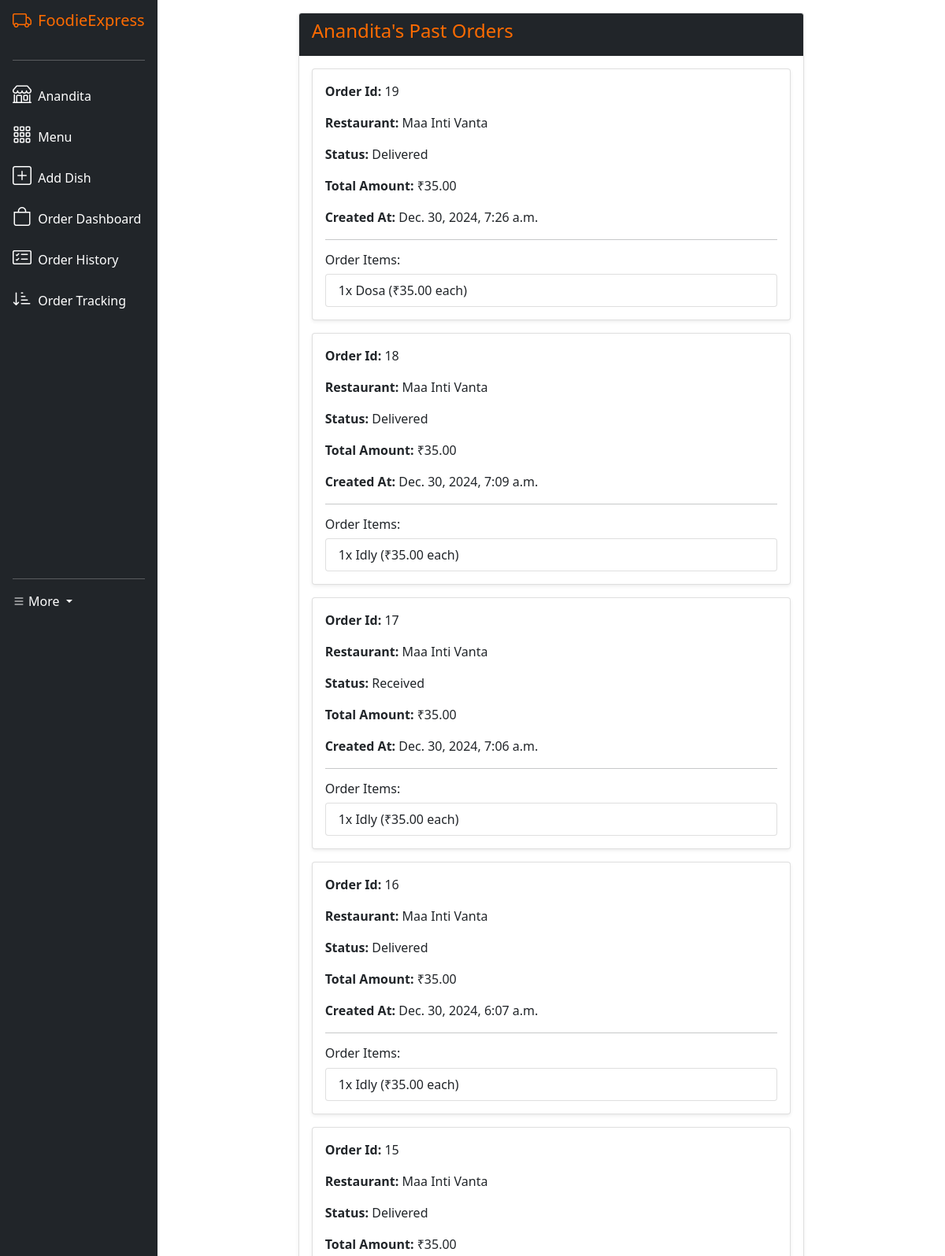
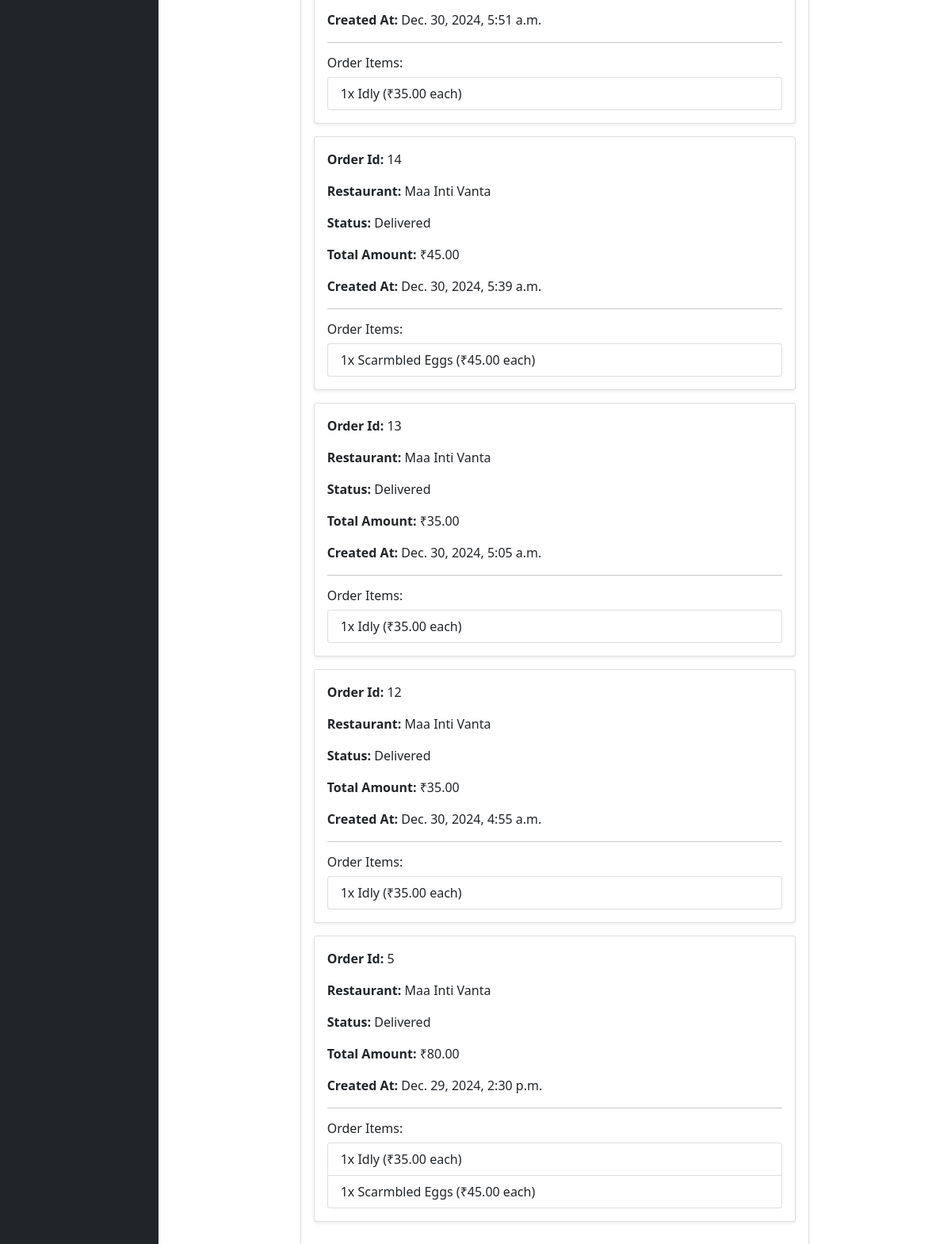
The page /restaurant_order_history/ (signed in) on the database its author committed (2 pictures, top to bottom).
### core/models.py (models this page shows, shortened)
class User(AbstractUser):
    CUSTOMER = 'customer'
    RESTAURANT = 'restaurant'
    DELIVERY_PARTNER = 'delivery_partner'
    USER_TYPE_CHOICES = [
        (CUSTOMER, 'Customer'),
        (RESTAURANT, 'Restaurant'),
        (DELIVERY_PARTNER, 'Delivery Partner'),
    ]
    user_type = models.CharField(max_length=20, choices=USER_TYPE_CHOICES)
    phone_number = models.CharField(max_length=15, unique=True)
    address = models.TextField()
    created_at = models.DateTimeField(auto_now_add=True)
    updated_at = models.DateTimeField(auto_now=True)
    class Meta:
        verbose_name = 'User'
        verbose_name_plural = 'Users'
        ordering = ['-created_at']
        indexes = [
            models.Index(fields=['user_type']),
            models.Index(fields=['phone_number'])
        ]

class Order(models.Model):
    STATUS_CHOICES = [
        ('received', 'Received'),
        ('active', 'Active'),
        ('picked_up', 'Picked Up'),
        ('delivered', 'Delivered'),
        ('inactive', 'Inactive'),
    ]
    customer = models.ForeignKey(User, on_delete=models.CASCADE, related_name='customer_orders')
    restaurant = models.ForeignKey(Restaurant, on_delete=models.CASCADE, related_name='restaurant_orders')
    delivery_partner = models.ForeignKey(DeliveryPartner, on_delete=models.SET_NULL, null=True, related_name='delivery_orders')
    status = models.CharField(max_length=20, choices=STATUS_CHOICES, default='received')
    total_amount = models.DecimalField(max_digits=10, decimal_places=2)
    delivery_address = models.TextField()
    created_at = models.DateTimeField(auto_now_add=True)
    updated_at = models.DateTimeField(auto_now=True)
    class Meta:
        verbose_name = 'Order'
        verbose_name_plural = 'Orders'
        ordering = ['-created_at']
        indexes = [
            models.Index(fields=['status']),
            models.Index(fields=['created_at']),
            models.Index(fields=['customer', 'status'])
        ]

class Restaurant(models.Model):
    owner = models.OneToOneField(User, on_delete=models.CASCADE)
    name = models.CharField(max_length=100)
    description = models.TextField()
    cuisine = models.CharField(max_length=50)
    is_pure_veg = models.BooleanField(default=False)
    photo = models.URLField(max_length=1000, blank=True, null=True)
    min_delivery_partners = models.IntegerField(default=1, validators=[MinValueValidator(1)])
    max_delivery_partners = models.IntegerField(default=10, validators=[MaxValueValidator(10)])
    is_active = models.BooleanField(default=True)
    class Meta:
        verbose_name = 'Restaurant'
        verbose_name_plural = 'Restaurants'
        ordering = ['name']
        indexes = [
            models.Index(fields=['name']),
            models.Index(fields=['cuisine'])
        ]
        constraints = [
            models.UniqueConstraint(
                fields=['name', 'owner'],
                name='unique_restaurant_owner'
            )
        ]

class OrderItem(models.Model):
    order = models.ForeignKey(Order, on_delete=models.CASCADE, related_name='order_items')
    menu_item = models.ForeignKey(MenuItem, on_delete=models.CASCADE)
    quantity = models.PositiveIntegerField(validators=[MinValueValidator(1)])
    subtotal = models.DecimalField(max_digits=10, decimal_places=2)
    class Meta:
        verbose_name = 'Order Item'
        verbose_name_plural = 'Order Items'
        ordering = ['order', 'menu_item']
        unique_together = ['order', 'menu_item']
        indexes = [
            models.Index(fields=['order']),
            models.Index(fields=['menu_item'])
        ]

class MenuItem(models.Model):
    AVAILABILITY_CHOICES = [
        ('available', 'Available'),
        ('out_of_stock', 'Out of Stock'),
        ('removed', 'Removed')
    ]
    restaurant = models.ForeignKey(Restaurant, on_delete=models.CASCADE, related_name='menu_items')
    name = models.CharField(max_length=100)
    description = models.TextField()
    price = models.DecimalField(max_digits=10, decimal_places=2)
    is_vegetarian = models.BooleanField(default=False)
    is_bestseller = models.BooleanField(default=False)
    availability = models.CharField(max_length=20, choices=AVAILABILITY_CHOICES, default='available')
    photo_url = models.URLField(max_length=1000, blank=True, null=True)
    created_at = models.DateTimeField(auto_now_add=True)
    updated_at = models.DateTimeField(auto_now=True)
    class Meta:
        verbose_name = 'Menu Item'
        verbose_name_plural = 'Menu Items'
        ordering = ['restaurant', 'name']
        unique_together = ['restaurant', 'name']
        indexes = [
            models.Index(fields=['name']),
            models.Index(fields=['is_vegetarian']),
            models.Index(fields=['availability'])
        ]

### core/views.py (the view)
# urls.py: path('restaurant_order_history/', views.restaurant_order_history, name='restaurant_order_history'),
@login_required
def restaurant_order_history(request):
    if request.user.user_type != User.RESTAURANT:
        return HttpResponseForbidden("You are not authorized to view this page.")
    try:
        restaurant = Restaurant.objects.get(owner=request.user)
    except Restaurant.DoesNotExist:
        return render(request, "core/restaurant_history.html", {"orders": [], "message": "No associated restaurant found."})
    orders = Order.objects.filter(restaurant=restaurant).order_by('-created_at').prefetch_related('order_items__menu_item')
    return render(request, "core/restaurant_history.html", {"orders": orders})

### core/templates/core/restaurant_history.html (shortened to what this page needs)
{% extends "core/layout.html" %}
{% load static %}
{% block body %}
<div class="container-fluid py-3">
    <div class="row justify-content-center">
        <div class="col-lg-8 col-md-10">
            <div class="card shadow-sm">
                <div class="card-header bg-dark text-accent">
                    <h4>{{user.username}}'s Past Orders</h4>
                </div>
                <div class="card-body">
                    {% for order in orders %}
                    <div class="card shadow-sm mb-3">
                        <div class="card-body">
                            <p class="card-text"><span><strong>Order Id: </strong> {{ order.id }}</span></p>
                            <p class="card-text"><span><strong>Restaurant: </strong> {{ order.restaurant.name }}</span></p>
                            <p class="card-text"><span><strong>Status: </strong> {{ order.get_status_display }}</span></p>
                            <p class="card-text"><span><strong>Total Amount: </strong>₹{{ order.total_amount }}</span></p>
                            <p class="card-text"><span><strong>Created At: </strong> {{ order.created_at }}</span></p>
                            <hr>
                            <h6>Order Items:</h6>
                            <ul class="list-group">
                                {% for item in order.order_items.all %}
                                    <li class="list-group-item">
                                        {{ item.quantity }}x {{ item.menu_item.name }}
                                        (₹{{ item.menu_item.price }} each)
                                    </li>
                                {% endfor %}
                            </ul>
                        </div>
                    </div>
                    {% empty %}
                    <div class="alert alert-accent">
                        NO memories with you yet 😔
                    </div>
                    {% endfor %}
                </div>
            </div>
        </div>
    </div>
</div>
{% endblock %}

### core/templates/core/layout.html (shortened to what this page needs)
{% load static %}
<!DOCTYPE html>
<html lang="en">
    <head>
        <link href="https://cdn.jsdelivr.net/npm/bootstrap@5.0.2/dist/css/bootstrap.min.css" rel="stylesheet">
        <link href="https://cdn.jsdelivr.net/npm/bootstrap-icons@1.10.0/font/bootstrap-icons.css" rel="stylesheet">
        <link rel="stylesheet" href="https://cdnjs.cloudflare.com/ajax/libs/font-awesome/4.7.0/css/font-awesome.min.css">
        <link href="{% static 'core/styles.css' %}" rel="stylesheet">
    </head>
    <body>
        <div class="sidebar-wrapper">
            <div class="sidebar-content d-flex flex-column align-items-center align-items-sm-start px-3 pt-2 text-white">
                <a href="/" class="d-flex align-items-center pb-3 mb-md-0 me-md-auto text-white text-decoration-none">
                    <i class="bi bi-truck fs-4 me-2 brand-text"></i>
                    <span class="fs-5 d-none d-sm-inline brand-text">FoodieExpress</span>
                </a>
                <hr class="w-100">
                <ul class="nav nav-pills flex-column mb-sm-auto mb-0 align-items-center align-items-sm-start" id="menu">
                    {% if user.is_authenticated %}
                    {% if user.user_type == 'restaurant' %}
                    <li class="nav-item">
                        <a href="{% url 'restaurant_profile' %}" class="nav-link align-middle px-0 text-white">
                            <i class="fs-4 bi bi-shop"></i>
                            <span class="ms-1 d-none d-sm-inline">{{user.username}}</span>
                        </a>
                    </li>
                    <li class="nav-item">
                        <a class="nav-link align-middle px-0 text-white" href="{% url 'restaurant_menu' %}">
                            <i class="fs-4 bi bi-grid-3x3-gap"></i>
                            <span class="ms-1 d-none d-sm-inline">Menu</span>
                        </a>
                    </li>
                    <li class="nav-item">
                        <a class="nav-link align-middle px-0 text-white" href="{% url 'menu_item_add' %}">
                            <i class="fs-4 bi bi-plus-square"></i>
                            <span class="ms-1 d-none d-sm-inline">Add Dish</span>
                        </a>
                    </li>
                    <li class="nav-item">
                        <a class="nav-link align-middle px-0 text-white" href="{% url 'restaurant_dashboard' %}">
                            <i class="fs-4 bi bi-bag"></i>
                            <span class="ms-1 d-none d-sm-inline">Order Dashboard</span>
                        </a>
                    </li>
                    <li class="nav-item">
                        <a href="{% url 'restaurant_order_history' %}" class="nav-link align-middle px-0 text-white">
                            <i class="fs-4 bi bi-card-checklist"></i>
                            <span class="ms-1 d-none d-sm-inline">Order History</span>
                        </a>
                    </li>
                    <li class="nav-item">
                        <a href="{% url 'latest_order_tracking' %}" class="nav-link align-middle px-0 text-white">
                            <i class="fs-4 bi bi-sort-down-alt"></i>
                            <span class="ms-1 d-none d-sm-inline">Order Tracking</span>
                        </a>
                    </li>
                        {% endif %}
                    {% endif %}
                </ul>
                <hr class="w-100">
                <div class="dropdown pb-4">
                    {% if request.user.is_authenticated %}
                        <a href="#" class="d-flex align-items-center text-white text-decoration-none dropdown-toggle" id="dropdown.user1" data-bs-toggle="dropdown" aria-expanded="false">
                            <i class="bi bi-list"></i>
                            <span class="d-none d-sm-inline mx-1">More</span>
                        </a>
                    {% endif %}
                </div>
            </div>
        </div>
        <div class="main-content-wrapper">
            {% block body %}
            {% endblock %}
        </div>
    </body>
</html>

### core/templates/core/layout.html (style rules this page uses)
:root { --accent-color: #ff6b00; }
body { overflow-x: hidden; }
.brand-text { color: var(--accent-color) !important; }
.sidebar-wrapper { position: fixed; left: 0; top: 0; bottom: 0; width: 16.66667%; background-color: #212529; z-index: 1000; }
.sidebar-content { height: 100vh; overflow-y: auto; }
.main-content-wrapper { margin-left: 16.66667%; width: calc(100% - 16.66667%); min-height: 100vh; }

### core/templates/core/restaurant_history.html (style rules this page uses)
.text-accent { color: #ff6b00; }

### rows shown on the page
User: username "Anandita"
Order: id "19", restaurant.name "Maa Inti Vanta", status "Delivered", total_amount "35.00", created_at "Dec. 30, 2024, 7:26 a.m."
OrderItem: quantity "1", menu_item.name "Dosa", menu_item.price "35.00"
Order: id "18", restaurant.name "Maa Inti Vanta", status "Delivered", total_amount "35.00", created_at "Dec. 30, 2024, 7:09 a.m."
OrderItem: quantity "1", menu_item.name "Idly", menu_item.price "35.00"
Order: id "17", restaurant.name "Maa Inti Vanta", status "Received", total_amount "35.00", created_at "Dec. 30, 2024, 7:06 a.m."
OrderItem: quantity "1", menu_item.name "Idly", menu_item.price "35.00"
Order: id "16", restaurant.name "Maa Inti Vanta", status "Delivered", total_amount "35.00", created_at "Dec. 30, 2024, 6:07 a.m."
OrderItem: quantity "1", menu_item.name "Idly", menu_item.price "35.00"
Order: id "15", restaurant.name "Maa Inti Vanta", status "Delivered", total_amount "35.00", created_at "Dec. 30, 2024, 5:51 a.m."
OrderItem: quantity "1", menu_item.name "Idly", menu_item.price "35.00"
Order: id "14", restaurant.name "Maa Inti Vanta", status "Delivered", total_amount "45.00", created_at "Dec. 30, 2024, 5:39 a.m."
OrderItem: quantity "1", menu_item.name "Scarmbled Eggs", menu_item.price "45.00"
Order: id "13", restaurant.name "Maa Inti Vanta", status "Delivered", total_amount "35.00", created_at "Dec. 30, 2024, 5:05 a.m."
OrderItem: quantity "1", menu_item.name "Idly", menu_item.price "35.00"
Order: id "12", restaurant.name "Maa Inti Vanta", status "Delivered", total_amount "35.00", created_at "Dec. 30, 2024, 4:55 a.m."
OrderItem: quantity "1", menu_item.name "Idly", menu_item.price "35.00"
Order: id "5", restaurant.name "Maa Inti Vanta", status "Delivered", total_amount "80.00", created_at "Dec. 29, 2024, 2:30 p.m."
OrderItem: quantity "1", menu_item.name "Idly", menu_item.price "35.00"
OrderItem: quantity "1", menu_item.name "Scarmbled Eggs", menu_item.price "45.00"
